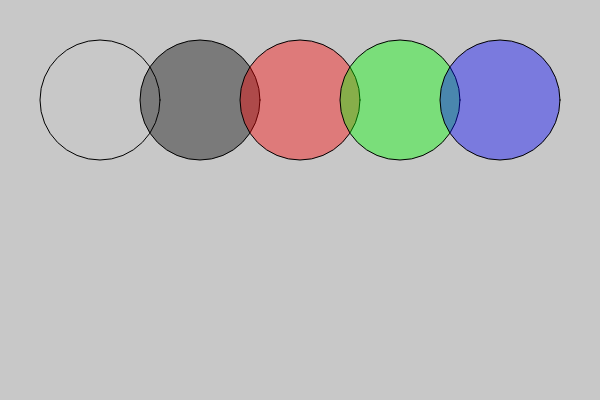
Frame 1 (no input)
Frame 60 (no input): identical to frame 1, image omitted
Frame 120 (the mouse pressed at the canvas centre since frame 60): identical to frame 1, image omitted

The p5.js sketch that drew this single still picture (run headless with seeded random() and noise() and a simulated clock; from frame 60 on, the mouse is pressed at the canvas centre):

// p5.js sketch
// ── sketch.js

function setup() {
  createCanvas(600, 400);
  background(200);

  // push(); // Start a new drawing state
  // strokeWeight(5);
  // stroke(255,0,0);
  // point(150, 120);
  // //noStroke(); -> 뒤에 도형은 다 지워짐
  // pop(); // Restore original state
  // point(150, 180);

  // push(); // Start a new drawing state
  // strokeWeight(10);
  // stroke(0,255,0);
  // line(0, 0, 300, 300);
  // pop();

  // line(300, 0, 0, 300);

  // push();
  // //rectMode => CORNER, CORNERS, CENTER, or RADIUS
  // rectMode(CENTER)  
  
  // push();
  // strokeWeight(3);
  // stroke(0,255,255);
  // fill(255,0,0);
  // rect(150,150,100,100);
  // pop();

  // pop();

  //   //ellipseMode => CENTER, RADIUS, CORNER, or CORNERS
  // ellipseMode(CENTER)
  // ellipse(150,150,100,100);

  // fill(255,0,0,50);
  // rect(150,150,100,100);

  // push();
  // strokeWeight(3);
  // stroke('#5259E4');
  // fill('#BF71F4');
  // triangle(0, 0, 100, 100, 300, 0);
  // pop();

  // square(30, 20, 90,10,0,10,0);
  // rect(150,150,90,90);

  // quad(38, 31, 86, 20, 69, 63, 30, 76);

  // let num = 100;
  // push();
  // strokeWeight(3);
  // stroke('#5259E4');
  // fill('#BF71F4');
  // //arc parameter : CHORD(현), PIE or OPEN
  // arc(num    , 100, 100, 100, PI, PI*3/2, PIE);
  // pop();
  // arc(num+100, 100, 100, 100, 0 , PI);
  // arc(num+250, 100, 100, 100, 0 , PI*3/2);
  // arc(num+400, 100, 100, 100, 0 , PI*2);


  // strokeWeight(5);
  // noStroke();
  // ellipse(100, 100, 120, 120); 
  // stroke(0);
  // ellipse(200, 100, 120, 120);
  // stroke(255, 0, 0);
  // ellipse(300, 100, 120, 120);
  // stroke(0, 255, 0);
  // ellipse(400, 100, 120, 120);
  // stroke(0, 0, 255);
  // ellipse(500, 100, 120, 120);
  
  // noFill();
  // ellipse(100, 100, 120, 120); 
  // fill(0);
  // ellipse(200, 100, 120, 120);
  // fill(255, 0, 0);
  // ellipse(300, 100, 120, 120);
  // fill(0, 255, 0);
  // ellipse(400, 100, 120, 120);
  // fill(0, 0, 255);
  // ellipse(500, 100, 120, 120);

  noFill();
  ellipse(100, 100, 120, 120); 
  fill(0, 100);
  ellipse(200, 100, 120, 120);
  fill(255, 0, 0, 100);
  ellipse(300, 100, 120, 120);
  fill(0, 255, 0, 100); 
  ellipse(400, 100, 120, 120);
  fill(0, 0, 255, 100);
  ellipse(500, 100, 120, 120);

}

function draw(){
  
}
